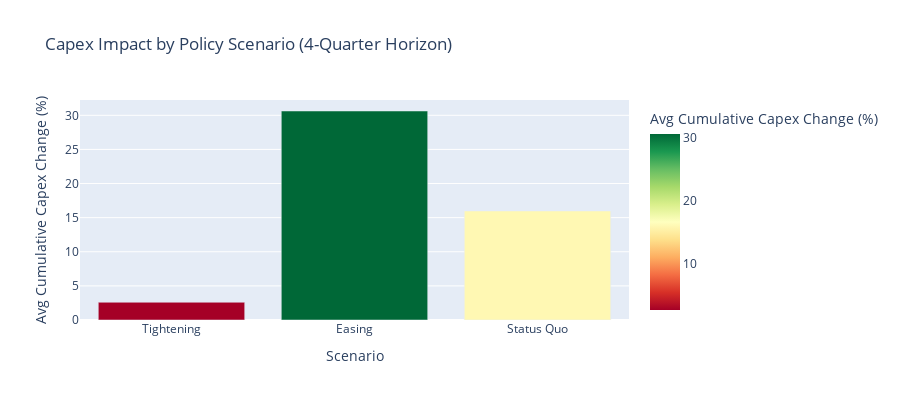

The notebook cell saved with this chart:
### Markdown cell above
### Comparative Scenario Summary

### Code cell
# Compare cumulative capex changes across scenarios
summary_data = []

for scenario_name, sim_df in [
    ('Tightening', tightening_sim),
    ('Easing', easing_sim),
    ('Status Quo', status_quo_sim)
]:
    final_quarter = sim_df['Quarter'].max()
    avg_final_change = sim_df[sim_df['Quarter'] == final_quarter]['Cumulative_Capex_Change'].mean()
    summary_data.append({
        'Scenario': scenario_name,
        'Avg Cumulative Capex Change (%)': round(avg_final_change * 100, 2)
    })

summary_df = pd.DataFrame(summary_data)
print("\n=== Scenario Comparison: Avg Capex Impact After 4 Quarters ===")
print(summary_df.to_string(index=False))

# Bar chart comparison

fig = px.bar(
    summary_df,
    x='Scenario',
    y='Avg Cumulative Capex Change (%)',
    title='Capex Impact by Policy Scenario (4-Quarter Horizon)',
    color='Avg Cumulative Capex Change (%)',
    color_continuous_scale='RdYlGn'
)
fig.update_layout(height=400)
fig.show()

### Figure 1 — Plotly figure (JSON) as saved in the notebook; plotly's stock layout.template omitted (floating-point values rounded to 4 significant figures)
{"data": [{"hovertemplate": "Scenario=%{x}<br>Avg Cumulative Capex Change (%)=%{marker.color}<extra></extra>", "legendgroup": "", "marker": {"color": [2.6, 30.63, 15.98], "coloraxis": "coloraxis", "pattern": {"shape": ""}}, "name": "", "orientation": "v", "showlegend": false, "textposition": "auto", "type": "bar", "x": ["Tightening", "Easing", "Status Quo"], "xaxis": "x", "y": [2.6, 30.63, 15.98], "yaxis": "y"}], "layout": {"barmode": "relative", "coloraxis": {"colorbar": {"title": {"text": "Avg Cumulative Capex Change (%)"}}, "colorscale": [[0, "rgb(165,0,38)"], [0.1, "rgb(215,48,39)"], [0.2, "rgb(244,109,67)"], [0.3, "rgb(253,174,97)"], [0.4, "rgb(254,224,139)"], [0.5, "rgb(255,255,191)"], [0.6, "rgb(217,239,139)"], [0.7, "rgb(166,217,106)"], [0.8, "rgb(102,189,99)"], [0.9, "rgb(26,152,80)"], [1, "rgb(0,104,55)"]]}, "height": 400, "legend": {"tracegroupgap": 0}, "title": {"text": "Capex Impact by Policy Scenario (4-Quarter Horizon)"}, "xaxis": {"anchor": "y", "domain": [0, 1], "title": {"text": "Scenario"}}, "yaxis": {"anchor": "x", "domain": [0, 1], "title": {"text": "Avg Cumulative Capex Change (%)"}}}}
